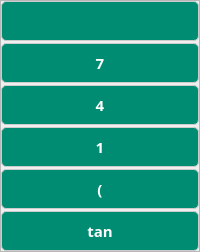
                 <widget class="QFrame" name="frame_2">
                  <property name="sizePolicy">
                   <sizepolicy hsizetype="Preferred" vsizetype="Expanding">
                    <horstretch>0</horstretch>
                    <verstretch>0</verstretch>
                   </sizepolicy>
                  </property>
                  <property name="frameShape">
                   <enum>QFrame::StyledPanel</enum>
                  </property>
                  <property name="frameShadow">
                   <enum>QFrame::Raised</enum>
                  </property>
                  <property name="lineWidth">
                   <number>1</number>
                  </property>
                  <layout class="QVBoxLayout" name="verticalLayout_3">
                   <property name="spacing">
                    <number>2</number>
                   </property>
                   <property name="leftMargin">
                    <number>0</number>
                   </property>
                   <property name="topMargin">
                    <number>0</number>
                   </property>
                   <property name="rightMargin">
                    <number>0</number>
                   </property>
                   <property name="bottomMargin">
                    <number>0</number>
                   </property>
                   <item>
                    <widget class="QPushButton" name="btn_pi">
                     <property name="sizePolicy">
                      <sizepolicy hsizetype="Minimum" vsizetype="Expanding">
                       <horstretch>0</horstretch>
                       <verstretch>0</verstretch>
                      </sizepolicy>
                     </property>
                     <property name="minimumSize">
                      <size>
                       <width>0</width>
                       <height>40</height>
                      </size>
                     </property>
                     <property name="styleSheet">
                      <string notr="true">QPushButton {

background-color: #008C72;
border-radius: 5px;
border: 1px solid #CCCCCC;
color: #ffffff;

}

QPushButton:hover {
	
	background-color: #47AC99;
}</string>
                     </property>
                     <property name="text">
                      <string/>
                     </property>
                     <property name="icon">
                      <iconset>
                       <normaloff>media/pi.png</normaloff>media/pi.png</iconset>
                     </property>
                     <property name="iconSize">
                      <size>
                       <width>20</width>
                       <height>20</height>
                      </size>
                     </property>
                     <property name="flat">
                      <bool>false</bool>
                     </property>
                    </widget>
                   </item>
                   <item>
                    <widget class="QPushButton" name="btn_seven">
                     <property name="sizePolicy">
                      <sizepolicy hsizetype="Minimum" vsizetype="Expanding">
                       <horstretch>0</horstretch>
                       <verstretch>0</verstretch>
                      </sizepolicy>
                     </property>
                     <property name="minimumSize">
                      <size>
                       <width>0</width>
                       <height>40</height>
                      </size>
                     </property>
                     <property name="font">
                      <font>
                       <family>Segoe UI Variable Text</family>
                       <pointsize>11</pointsize>
                       <weight>75</weight>
                       <bold>true</bold>
                      </font>
                     </property>
                     <property name="styleSheet">
                      <string notr="true">QPushButton {

background-color: #008C72;
border-radius: 5px;
border: 1px solid #CCCCCC;
color: #ffffff;

}

QPushButton:hover {
	
	background-color: #47AC99;
}</string>
                     </property>
                     <property name="text">
                      <string>7</string>
                     </property>
                     <property name="iconSize">
                      <size>
                       <width>20</width>
                       <height>20</height>
                      </size>
                     </property>
                    </widget>
                   </item>
                   <item>
                    <widget class="QPushButton" name="btn_four">
                     <property name="sizePolicy">
                      <sizepolicy hsizetype="Minimum" vsizetype="Expanding">
                       <horstretch>0</horstretch>
                       <verstretch>0</verstretch>
                      </sizepolicy>
                     </property>
                     <property name="minimumSize">
                      <size>
                       <width>0</width>
                       <height>40</height>
                      </size>
                     </property>
                     <property name="font">
                      <font>
                       <family>Segoe UI Variable Text</family>
                       <pointsize>11</pointsize>
                       <weight>75</weight>
                       <bold>true</bold>
                      </font>
                     </property>
                     <property name="styleSheet">
                      <string notr="true">QPushButton {

background-color: #008C72;
border-radius: 5px;
border: 1px solid #CCCCCC;
color: #ffffff;

}

QPushButton:hover {
	
	background-color: #47AC99;
}</string>
                     </property>
                     <property name="text">
                      <string>4</string>
                     </property>
                     <property name="iconSize">
                      <size>
                       <width>20</width>
                       <height>20</height>
                      </size>
                     </property>
                    </widget>
                   </item>
                   <item>
                    <widget class="QPushButton" name="btn_one">
                     <property name="sizePolicy">
                      <sizepolicy hsizetype="Minimum" vsizetype="Expanding">
                       <horstretch>0</horstretch>
                       <verstretch>0</verstretch>
                      </sizepolicy>
                     </property>
                     <property name="minimumSize">
                      <size>
                       <width>0</width>
                       <height>40</height>
                      </size>
                     </property>
                     <property name="font">
                      <font>
                       <family>Segoe UI Variable Text</family>
                       <pointsize>11</pointsize>
                       <weight>75</weight>
                       <bold>true</bold>
                      </font>
                     </property>
                     <property name="styleSheet">
                      <string notr="true">QPushButton {

background-color: #008C72;
border-radius: 5px;
border: 1px solid #CCCCCC;
color: #ffffff;

}

QPushButton:hover {
	
	background-color: #47AC99;
}</string>
                     </property>
                     <property name="text">
                      <string>1</string>
                     </property>
                     <property name="iconSize">
                      <size>
                       <width>20</width>
                       <height>20</height>
                      </size>
                     </property>
                    </widget>
                   </item>
                   <item>
                    <widget class="QPushButton" name="btn_leftbracket">
                     <property name="sizePolicy">
                      <sizepolicy hsizetype="Minimum" vsizetype="Expanding">
                       <horstretch>0</horstretch>
                       <verstretch>0</verstretch>
                      </sizepolicy>
                     </property>
                     <property name="minimumSize">
                      <size>
                       <width>0</width>
                       <height>40</height>
                      </size>
                     </property>
                     <property name="font">
                      <font>
                       <family>Segoe UI Variable Text</family>
                       <pointsize>11</pointsize>
                       <weight>75</weight>
                       <bold>true</bold>
                      </font>
                     </property>
                     <property name="styleSheet">
                      <string notr="true">QPushButton {

background-color: #008C72;
border-radius: 5px;
border: 1px solid #CCCCCC;
color: #ffffff;

}

QPushButton:hover {
	
	background-color: #47AC99;
}</string>
                     </property>
                     <property name="text">
                      <string>(</string>
                     </property>
                     <property name="iconSize">
                      <size>
                       <width>20</width>
                       <height>20</height>
                      </size>
                     </property>
                    </widget>
                   </item>
                   <item>
                    <widget class="QPushButton" name="btn_tan">
                     <property name="sizePolicy">
                      <sizepolicy hsizetype="Minimum" vsizetype="Expanding">
                       <horstretch>0</horstretch>
                       <verstretch>0</verstretch>
                      </sizepolicy>
                     </property>
                     <property name="minimumSize">
                      <size>
                       <width>0</width>
                       <height>40</height>
                      </size>
                     </property>
                     <property name="font">
                      <font>
                       <family>Segoe UI Variable Text</family>
                       <pointsize>11</pointsize>
                       <weight>75</weight>
                       <bold>true</bold>
                      </font>
                     </property>
                     <property name="styleSheet">
                      <string notr="true">QPushButton {

background-color: #008C72;
border-radius: 5px;
border: 1px solid #CCCCCC;
color: #ffffff;

}

QPushButton:hover {
	
	background-color: #47AC99;
}</string>
                     </property>
                     <property name="text">
                      <string>tan</string>
                     </property>
                    </widget>
                   </item>
                  </layout>
                 </widget>
